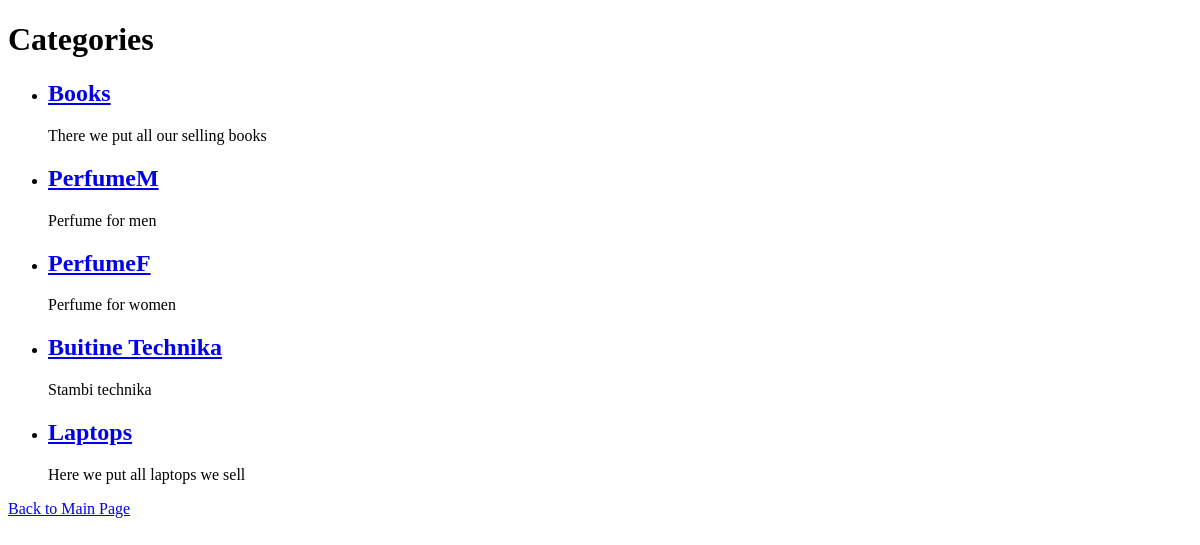
Page /category/ on the earlier database version.
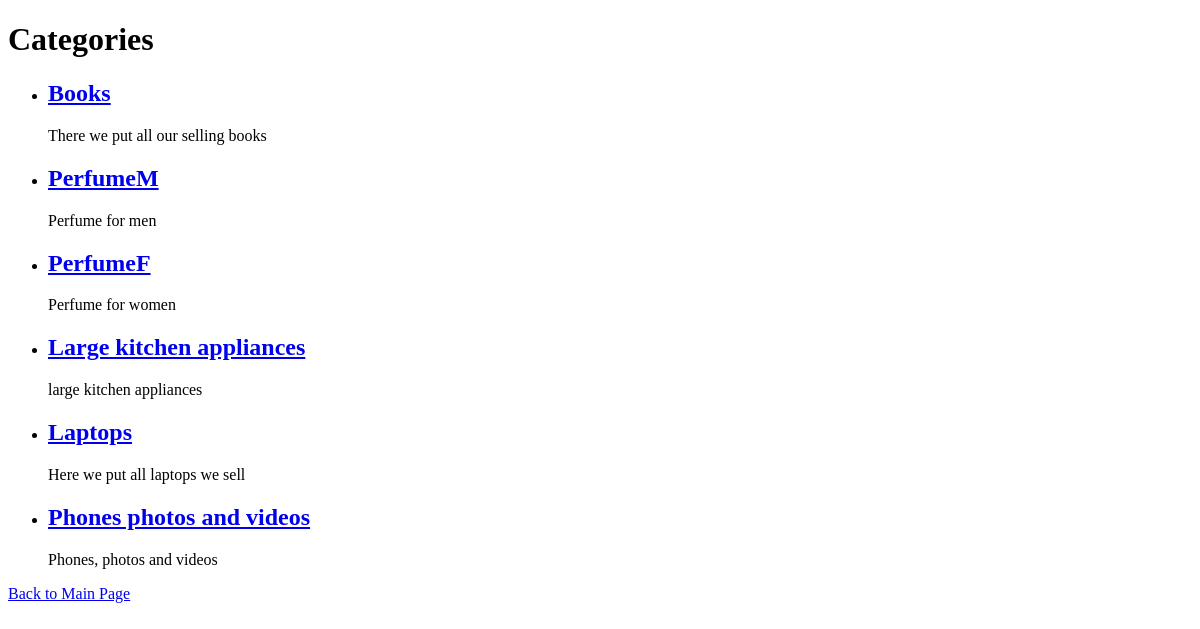
Same page on the later database version.
### eshopas_app/models.py (models this page shows, shortened)
class Category(models.Model):
    name = models.CharField(max_length=100)
    type = models.SlugField(max_length=100, unique=True)
    description = models.TextField(blank=True)

### eshopas_app/views.py (the view)
# urls.py: path('category/', views.category, name='category_list'),
def category(request):
    categories = Category.objects.all()
    return render(request, 'category.html', {'categories': categories})

### eshopas_app/templates/category.html (shortened to what this page needs)
<!DOCTYPE html>
<html>
<head>
</head>
<body>
    <h1>Categories</h1>
    <ul>
        {% for category in categories %}
            <li>
                <h2><a href="{% url 'category_detail' category.pk %}">{{ category.name }}</a></h2>
                <p>{{ category.description }}</p>
            </li>
        {% empty %}
            <li>No categories available.</li>
        {% endfor %}
    </ul>
    <a href="{% url 'index' %}" class="btn btn-primary">Back to Main Page</a>
</body>
</html>

Differences in the rows shown:
changed Category: name "Buitine Technika" → "Large kitchen appliances"; description "Stambi technika" → "large kitchen appliances"
added Category: name "Phones photos and videos", description "Phones, photos and videos"
